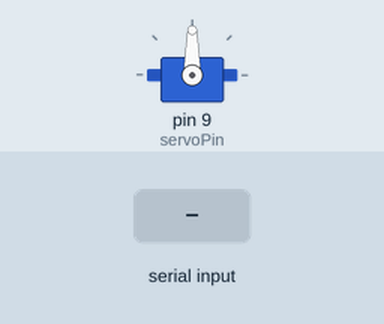
A sketch run on a simulated Arduino Uno, built with avr-gcc and run on an emulated ATmega328P. Parts: servo. The test bench sets the inputs (shaded band).

Above: at 1.2 s.
1.3 s: "30,150\n" received over Serial
At 2.1 s:
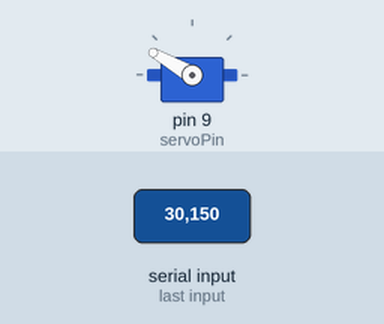
At 2.9 s:
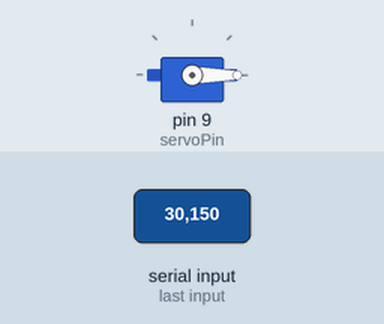
3.8 s: "90,45\n" received over Serial
At 4.6 s:
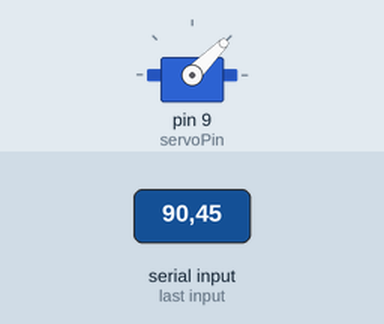
Timing chart, 0 to 6.8 s (numbered marks = the images above; inputs shaded):
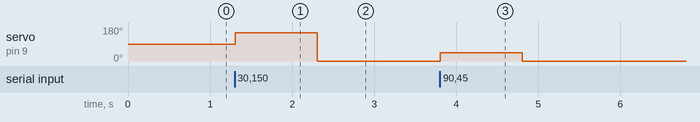

The sketch:

1servo.ino
```cpp
#include <Servo.h>

Servo servo;
int servoPin = 9; // Use any available PWM pin

void setup() {
  servo.attach(servoPin);
  Serial.begin(9600);
}

void loop() {
  if (Serial.available() > 0) {
    int pos = Serial.parseInt();
    if (pos >= 0 && pos <= 180) {
      servo.write(pos);
    }
  }
}
```

Measured:
- after the input at 1.3 s, servo on pin 9 (servoPin): 90° → 150° at once, → 0° 1.0 s later
- after the input at 3.8 s, servo on pin 9 (servoPin): 0° → 45° at once, → 0° 1.0 s later
